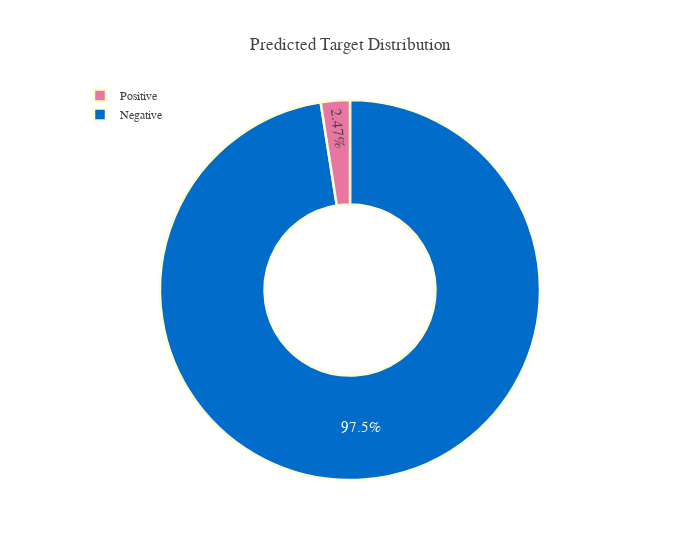

Notebook code for this chart:
### Code cell
# test_df = pd.DataFrame({Config.row_id: test[Config.row_id], 'prediction': test_predictions})

df = pd.DataFrame(data={'Target':test_df[Config.target].apply(lambda x: 1 if x>0.25 else 0)})
df = df.Target.value_counts(normalize=True)
df.rename(index={1:'Positive', 0:'Negative'}, inplace=True)

#pal, color=['#016CC9','#DEB078'], ['#8DBAE2','#EDD3B3']
fig=go.Figure()

fig.add_trace(go.Pie(labels=df.index, values=df*100, hole=.45,
                     showlegend=True,sort=False,
                     marker=dict(colors=color_palette['Bin'],line=dict(color=pal,width=2.5)),
                     hovertemplate = "%{label}: %{value:.2f}%<extra></extra>"))

fig.update_layout(template=plotly_template, title='Predicted Target Distribution',
                  legend=dict(traceorder='reversed',y=1.05,x=0),
                  uniformtext_minsize=15, uniformtext_mode='hide',width=700)
fig.show()

### Figure 1 — Plotly figure (JSON) as saved in the notebook; plotly's stock layout.template omitted (floating-point values rounded to 4 significant figures)
{"data": [{"hole": 0.45, "hovertemplate": "%{label}: %{value:.2f}%<extra></extra>", "labels": ["Negative", "Positive"], "marker": {"colors": ["#016CC9", "#E876A3"], "line": {"color": ["#fdfed5", "#fbfdd0", "#f9fdcb", "#f7fcc6", "#f4fbc1", "#f2fabc", "#f0f9b7", "#edf8b2", "#eaf7b1", "#e6f5b2", "#e1f3b2", "#dcf1b2", "#d7efb3", "#d3eeb3", "#ceecb3", "#c9eab4", "#c4e8b4", "#bbe4b5", "#b2e1b6", "#a9ddb7", "#a0dab8", "#97d6b9", "#8ed3ba", "#85cfba", "#7ecdbb", "#76cabc", "#6fc7bd", "#67c4be", "#5fc1c0", "#57bec1", "#50bbc2", "#48b9c3", "#40b5c4", "#3db2c4", "#39adc3", "#34a9c3", "#2fa4c2", "#2b9fc2", "#269bc1", "#2296c1", "#1d91c0", "#1d8dbe", "#1e86bb", "#1f80b8", "#1f7ab5", "#2073b2", "#216daf", "#2166ac", "#2260a9", "#225ca7", "#2356a4", "#2351a2", "#234c9f", "#24479d", "#24419a", "#243c98", "#253795", "#243392", "#21308b", "#1d2e83", "#192b7c", "#162874", "#12256d", "#0e2265", "#0b1f5e"], "width": 2.5}}, "showlegend": true, "sort": false, "type": "pie", "values": [97.53, 2.469]}], "layout": {"legend": {"traceorder": "reversed", "x": 0, "y": 1.05}, "title": {"text": "Predicted Target Distribution"}, "uniformtext": {"minsize": 15, "mode": "hide"}, "width": 700}}
